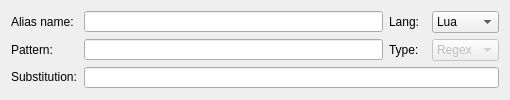
<?xml version="1.0" encoding="UTF-8"?>
<ui version="4.0">
 <class>aliases_main_area</class>
 <widget class="QWidget" name="aliases_main_area">
  <property name="geometry">
   <rect>
    <x>0</x>
    <y>0</y>
    <width>510</width>
    <height>100</height>
   </rect>
  </property>
  <property name="sizePolicy">
   <sizepolicy hsizetype="Expanding" vsizetype="Fixed">
    <horstretch>0</horstretch>
    <verstretch>0</verstretch>
   </sizepolicy>
  </property>
  <property name="minimumSize">
   <size>
    <width>0</width>
    <height>100</height>
   </size>
  </property>
  <property name="maximumSize">
   <size>
    <width>16777215</width>
    <height>100</height>
   </size>
  </property>
  <property name="windowTitle">
   <string>Form</string>
  </property>
  <layout class="QGridLayout" name="gridLayout">
   <item row="0" column="0">
    <widget class="QLabel" name="label_2">
     <property name="text">
      <string>Alias name:</string>
     </property>
    </widget>
   </item>
   <item row="0" column="1">
    <widget class="QLineEdit" name="lineEdit_alias_name">
     <property name="minimumSize">
      <size>
       <width>0</width>
       <height>21</height>
      </size>
     </property>
     <property name="maximumSize">
      <size>
       <width>16777215</width>
       <height>21</height>
      </size>
     </property>
     <property name="toolTip">
      <string>chose a unique name for your alias; it will show in the tree and is needed for scripting.</string>
     </property>
    </widget>
   </item>
   <item row="1" column="0">
    <widget class="QLabel" name="label">
     <property name="sizePolicy">
      <sizepolicy hsizetype="Fixed" vsizetype="Fixed">
       <horstretch>0</horstretch>
       <verstretch>0</verstretch>
      </sizepolicy>
     </property>
     <property name="minimumSize">
      <size>
       <width>67</width>
       <height>0</height>
      </size>
     </property>
     <property name="text">
      <string>Pattern:</string>
     </property>
    </widget>
   </item>
   <item row="1" column="1">
    <widget class="QLineEdit" name="pattern_textedit">
     <property name="minimumSize">
      <size>
       <width>0</width>
       <height>21</height>
      </size>
     </property>
     <property name="maximumSize">
      <size>
       <width>16777215</width>
       <height>21</height>
      </size>
     </property>
     <property name="font">
      <font>
       <pointsize>9</pointsize>
      </font>
     </property>
     <property name="toolTip">
      <string>enter a perl regex pattern for your alias; alias are triggers on your input</string>
     </property>
    </widget>
   </item>
   <item row="1" column="2">
    <widget class="QLabel" name="label_4">
     <property name="text">
      <string>Type:</string>
     </property>
    </widget>
   </item>
   <item row="1" column="4">
    <widget class="QComboBox" name="comboBox">
     <property name="enabled">
      <bool>false</bool>
     </property>
     <item>
      <property name="text">
       <string>Regex</string>
      </property>
     </item>
     <item>
      <property name="text">
       <string>Plain</string>
      </property>
     </item>
    </widget>
   </item>
   <item row="2" column="0">
    <widget class="QLabel" name="label_3">
     <property name="sizePolicy">
      <sizepolicy hsizetype="Fixed" vsizetype="Fixed">
       <horstretch>0</horstretch>
       <verstretch>0</verstretch>
      </sizepolicy>
     </property>
     <property name="minimumSize">
      <size>
       <width>50</width>
       <height>0</height>
      </size>
     </property>
     <property name="text">
      <string>Substitution:</string>
     </property>
    </widget>
   </item>
   <item row="2" column="1" colspan="4">
    <widget class="QLineEdit" name="substitution">
     <property name="minimumSize">
      <size>
       <width>0</width>
       <height>21</height>
      </size>
     </property>
     <property name="maximumSize">
      <size>
       <width>16777215</width>
       <height>21</height>
      </size>
     </property>
     <property name="font">
      <font>
       <pointsize>9</pointsize>
      </font>
     </property>
     <property name="toolTip">
      <string>optional, simple text substitution that is sent to the MUD if the alias pattern matches your input</string>
     </property>
    </widget>
   </item>
   <item row="0" column="2">
    <widget class="QLabel" name="label_5">
     <property name="text">
      <string>Lang:</string>
     </property>
    </widget>
   </item>
   <item row="0" column="4">
    <widget class="QComboBox" name="comboBox_lang">
     <property name="toolTip">
      <string>Choose the script language used.</string>
     </property>
     <item>
      <property name="text">
       <string>Lua</string>
      </property>
     </item>
     <item>
      <property name="text">
       <string>Python</string>
      </property>
     </item>
    </widget>
   </item>
  </layout>
 </widget>
 <tabstops>
  <tabstop>lineEdit_alias_name</tabstop>
  <tabstop>pattern_textedit</tabstop>
  <tabstop>substitution</tabstop>
 </tabstops>
 <resources/>
 <connections/>
</ui>
